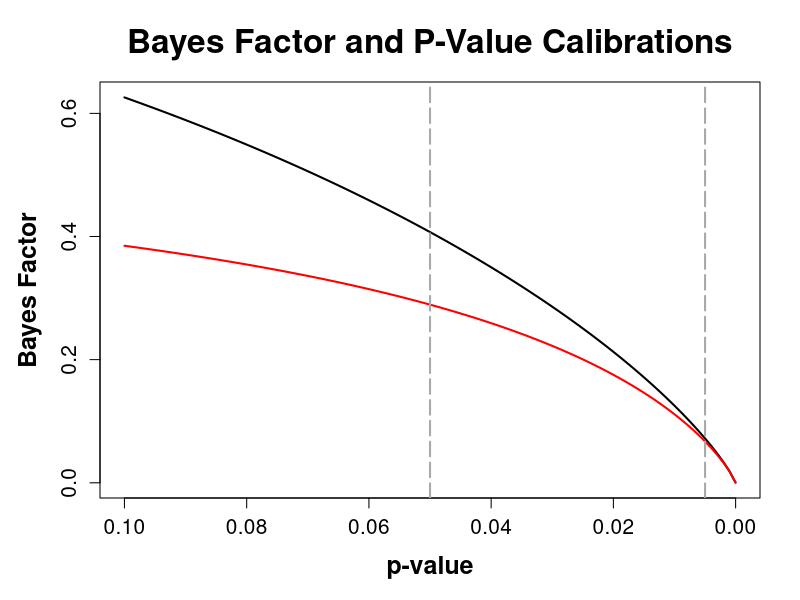
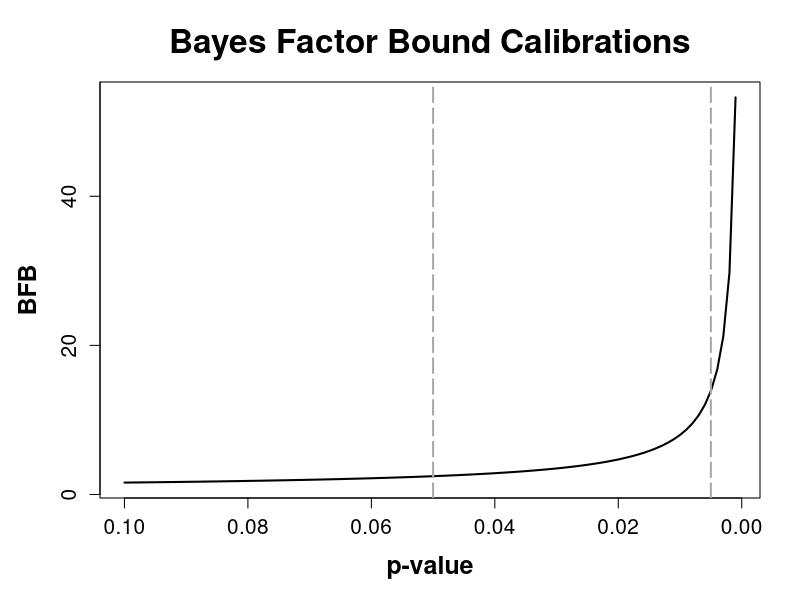
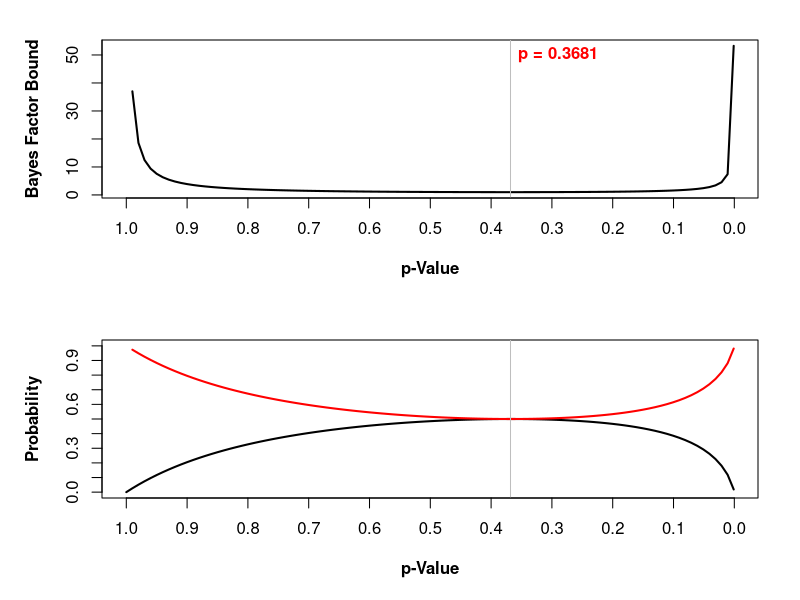
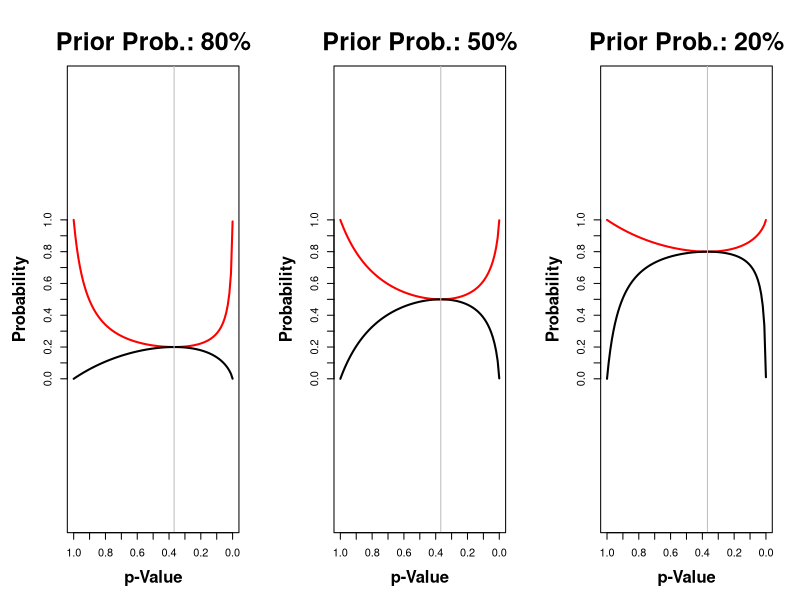

Here is the R script that generated these plots, in order:
# R Code by Lloyd A. Courtenay. Last Updated 10/02/2021
# R Code for the calculation of Bayes Factor Callibrations, Bayes Factor Bounds and False Positive Risks
# Additional code used for the plotting of calibration curves

# Bayes Factor Callibrations, Bayes Factor Bounds and False Positive Risk functions -----------------------------

B_p<-function(p){
  return(-exp(1)*p*log(p))
}

B_a<-function(p){
  return((1+(-exp(1)*p*log(p))^(-1))^(-1))
}

BFB<-function(p){
  return((1/(-exp(1)*p*log(p))))
}

p_BFB<-function(p){
  return((1/(-exp(1)*p*log(p)))/(1+(1/(-exp(1)*p*log(p)))))
}

post_odds<-function(p, priors = 0.5){
  return(priors * BFB(p))
}

FPR<-function(p, priors = 0.5){
  pH = priors/(1-priors)
  return(1/(1+(pH*BFB(p))))
}

p_BFB_w_Priors<-function(p, priors = 0.5){
  pH = priors/(1-priors)
  FPR_value = FPR(p)
  return(
    (1-FPR_value)/(1-FPR_value+(pH*FPR_value))
  )
}

# Adaptation

p_H0<-function(p, priors = 0.5){
  if(p <= 0.3681) {
    value = FPR(p, priors = priors)
  } else {
    value = 1-FPR(p, priors = 1-priors)
  }
  values<-list("decimal_value" = value, "percentage" = value*100)
  return(values)
}; p_H0<-Vectorize(p_H0)

#

# Using Functions for p-Value Calibrations ------------------------------

# Bayes Factor Bounds

BFB(0.1)
BFB(0.05)
BFB(0.01)
BFB(0.005)
BFB(0.003)

# Returning BFB in a scientific number format

formatC(BFB(0.0000001), format = "e", digits = 1)

# Bayes Factor Bounds as a percentage

p_BFB(0.1)
p_BFB(0.05)
p_BFB(0.01)
p_BFB(0.005)
p_BFB(0.003)

# Posterior Odds of Bayes Factor Bounds

post_odds(0.1)
post_odds(0.05)
post_odds(0.01)
post_odds(0.005)
post_odds(0.003)

# False Positive Risk

FPR(0.1)
FPR(0.05)
FPR(0.01)
FPR(0.005)
FPR(0.003)

# or

FPR(0.1, priors = 0.5)
FPR(0.05, priors = 0.5)
FPR(0.01, priors = 0.5)
FPR(0.005, priors = 0.5)
FPR(0.003, priors = 0.5)

# Bayes Factor Bounds with Priors (Inverse of FPR)

p_BFB_w_Priors(0.1, priors = 0.5)
p_BFB_w_Priors(0.05, priors = 0.5)
p_BFB_w_Priors(0.01, priors = 0.5)
p_BFB_w_Priors(0.005, priors = 0.5)
p_BFB_w_Priors(0.003, priors = 0.5)

#

# p-Value and Bayes Factor Calibrations ------------------------------

par(mar = c(5.1, 5, 4.1, 2.))

plot(function(x) {-exp(1) * x * log(x)},
     xlim = rev(c(0.00001,0.1)), lwd = 2,
     main = "Bayes Factor and P-Value Calibrations",
     xlab = "", ylab = "", cex.main = 2, xaxt = "none", yaxt = "none")
mtext(side = 1, line = 3, "p-value", cex = 1.5, font = 2); mtext(side = 2, line = 3, "Bayes Factor", cex = 1.5, font = 2)
axis(1, rev(seq(0, 0.1, 0.02)), font = 1, cex.axis = 1.25); axis(2, seq(0, 0.7, 0.2), font = 1, cex.axis = 1.25)
plot(function(x) {(1+(-exp(1) * x * log(x))^(-1))^(-1)}, xlim = rev(c(0.00001,0.1)),
     lwd = 2, add = TRUE, col = "red")
abline(v = 0.05, lwd = 2, lty = 5, col = "dark grey")
abline(v = 0.005, col = "dark grey", lwd = 2, lty = 5)

par(mfrow = c(1,1), mar = c(5.1, 4.1, 4.1, 2.1))

#

# Bayes Factor Bound Callibration Curves ------------------------------

par(mar = c(5.1, 5, 4.1, 2.))

plot(function(x) {BFB(x)},
     xlim = rev(c(0.001,0.1)), lwd = 2,
     main = "Bayes Factor Bound Calibrations",
     xlab = "", ylab = "", cex.main = 2, xaxt = "none", yaxt = "none")
mtext(side = 1, line = 3, "p-value", cex = 1.5, font = 2); mtext(side = 2, line = 3, "BFB", cex = 1.5, font = 2)
axis(1, rev(seq(0, 0.1, 0.02)), font = 1, cex.axis = 1.25); axis(2, seq(0, 60, 20), font = 1, cex.axis = 1.25)
abline(v = 0.05, lwd = 2, lty = 5, col = "dark grey")
abline(v = 0.005, lwd = 2, lty = 5, col = "dark grey")

par(mfrow = c(1,1), mar = c(5.1, 4.1, 4.1, 2.1))

#

# Finding point of maximal curvature ------------------------------

a<-seq(0.0001, 1, 0.001) # Generate a sequence of numbers
values<-BFB(a) # Calculate BFB values for each of the numbers in a sequence
for (i in 1:length(values)) {
  if(round(values[i], 6) == 1) {
    max_value <- a[i] # Find and save the value where BFB no longer decreases
    print(max_value)
    } # Print out this value
}

#

# Plotting BFB and FPR (Priors = 0.5) Calibration curve ------------------------------

par(mfrow = c(2,1), mar = c(5.1, 5.1, 2, 2.1))

plot(function(x){BFB(x)},
     xlim = rev(c(0.001, 1)), xlab = "", ylab = "",
     xaxt = "n", yaxt = "n",
     lwd = 2, main = "")
abline(v = max_value, col = "grey")
mtext("p-Value", side = 1, line = 3, font = 2)
mtext("Bayes Factor Bound", side = 2, line = 3, font = 2)
axis(1, at = seq(0, 1, 0.1))
axis(2, at = seq(0, 60, 10))
text(x = 0.29, y = 50, "p = 0.3681", col = "red", font = 2)
plot(function(x){FPR(x)},
     xlim = rev(c(0.001, 1)), ylim = c(0, 1),
     lwd = 2, main = "", yaxt = "n", xaxt = "n",
     xlab = "", ylab = "")
plot(function(x){p_BFB(x)}, from = 0.001, to = 1,
     add = TRUE, lwd = 2, col = "red")
abline(v = max_value, col = "grey")
mtext("p-Value", side = 1, line = 3, font = 2)
mtext("Probability", side = 2, line = 3, font = 2)
axis(1, at = seq(0, 1, 0.1))
axis(2, at = seq(0, 1, 0.1))

par(mfrow = c(1,1), mar = c(5.1, 4.1, 4.1, 2.1))

#

# Plotting Different Prior Probabilities ------------------------------

plot_functions<-function(prior_exp){
  plot(function(x){p_BFB_w_Priors(x, priors = prior_exp)},
       xlim = rev(c(0.0001,1)), ylim = c(0,1),
       col = "red", lwd = 2,
       asp = 1,
       xaxt = "n", yaxt = "n",
       xlab = "", ylab = "")
  plot(function(x){FPR(x, priors = prior_exp)},
       from = 1, to = 0.0001,
       col= "black", lwd = 2,
       add = TRUE)
  abline(v = 0.3681, col = "grey")
  mtext(paste("Prior Prob.: ", prior_exp*100, "%", sep = ""),
        side = 3, line = 1, cex = 1.5, font = 2)
  mtext("p-Value", side = 1, line = 3, font = 2)
  mtext("Probability", side = 2, line = 3, font = 2)
  axis(1, at = seq(0, 1, 0.1))
  axis(2, at = seq(0, 1, 0.1))
}

par(mfrow = c(1, 3), mar = c(5.1, 5.1, 5, 2.1))

plot_functions(0.8)
plot_functions(0.5)
plot_functions(0.2)

par(mfrow = c(1, 1), mar = c(5.1, 4.1, 4.1, 2.1))

#
